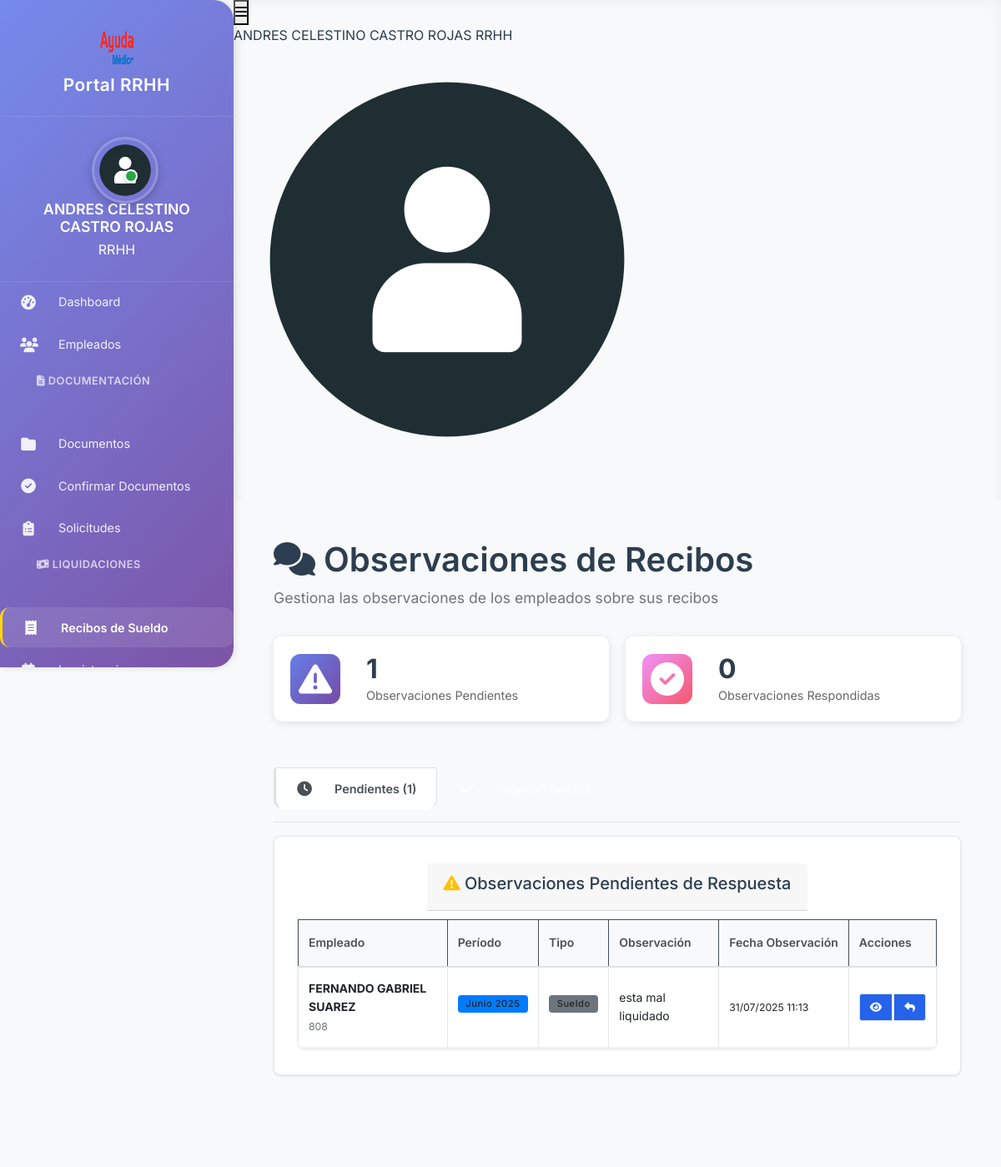
The page /rrhh/recibos/observaciones/ (signed in) on the database as committed earlier.
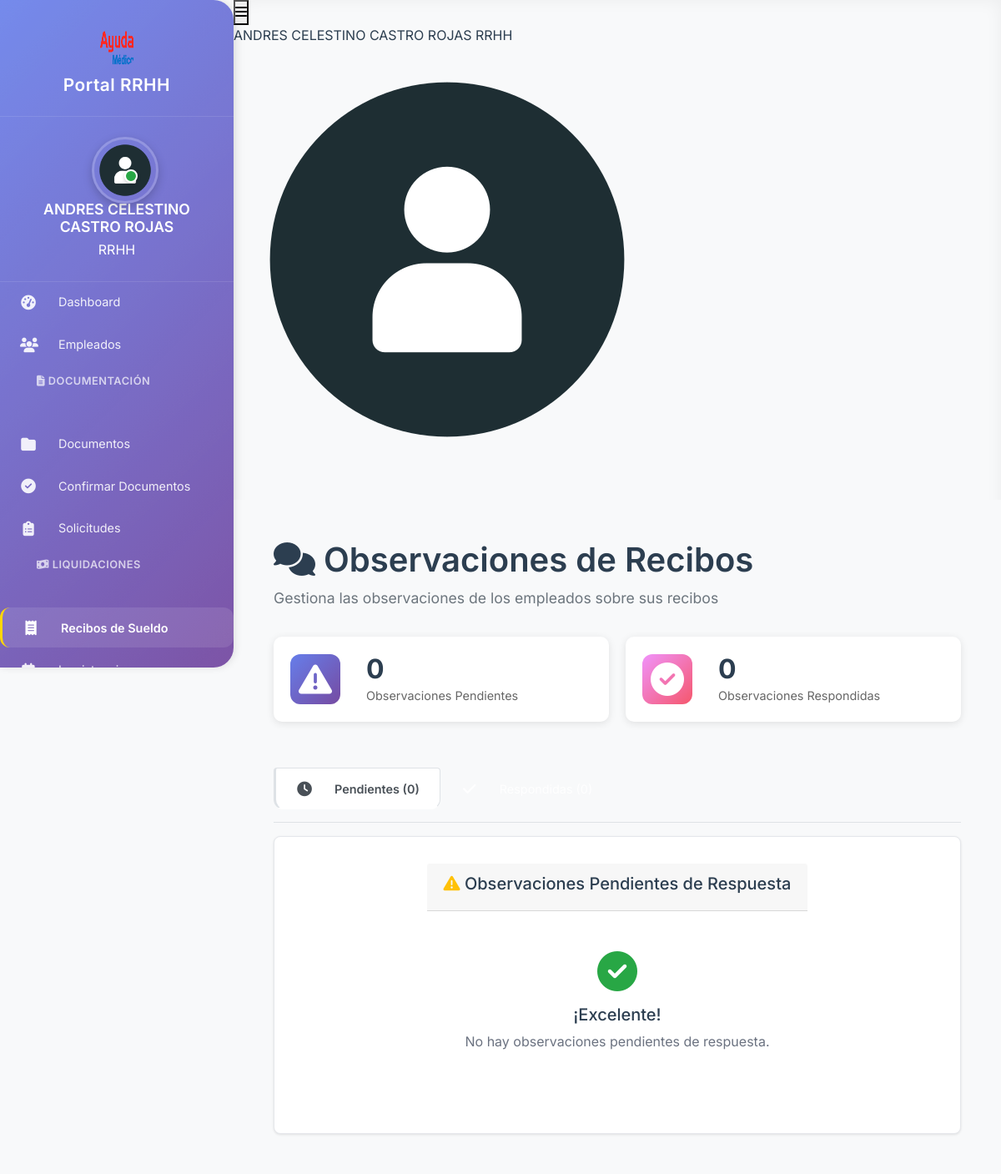
The same page on the database as committed later.
### apps/recibos/models.py (models this page shows, shortened)
class ReciboSueldo(models.Model):
    ESTADO_CHOICES = [
        ('pendiente', 'Pendiente de Firma'),
        ('observado', 'Observado por Empleado'),
        ('respondido', 'Observación Respondida por RRHH'),
        ('firmado', 'Firmado'),
        ('vencido', 'Vencido'),
        ('no_encontrado', 'Recibo No Encontrado'),
    ]
    PERIODO_CHOICES = [
        ('enero', 'Enero'),
        ('febrero', 'Febrero'),
        ('marzo', 'Marzo'),
        ('abril', 'Abril'),
        ('mayo', 'Mayo'),
        ('junio', 'Junio'),
        ('julio', 'Julio'),
        ('agosto', 'Agosto'),
        ('septiembre', 'Septiembre'),
        ('octubre', 'Octubre'),
        ('noviembre', 'Noviembre'),
        ('diciembre', 'Diciembre'),
    ]
    TIPO_RECIBO_CHOICES = [
        ('sueldo', 'Sueldo'),
        ('sac_1', 'SAC 1'),
        ('sac_2', 'SAC 2'),
    ]
    empleado = models.ForeignKey(Empleado, on_delete=models.CASCADE, related_name='recibos_sueldo')
    periodo = models.CharField(max_length=20, choices=PERIODO_CHOICES)
    anio = models.IntegerField()
    tipo_recibo = models.CharField(max_length=10, choices=TIPO_RECIBO_CHOICES, default='sueldo')
    fecha_emision = models.DateTimeField(auto_now_add=True)
    fecha_vencimiento = models.DateTimeField()  # Fecha límite para firmar
    fecha_firma = models.DateTimeField(null=True, blank=True)
    archivo_pdf = models.FileField(upload_to='recibos_sueldo/', help_text='PDF del recibo original para firmar')
    archivo_pdf_centromedica = models.FileField(upload_to='recibos_centromedica/', blank=True, null=True, help_text='PDF firmado por Centromédica que el empleado visualiza')
    archivo_firmado = models.FileField(upload_to='recibos_firmados/', blank=True, null=True, help_text='PDF firmado digitalmente por el empleado')
    estado = models.CharField(max_length=20, choices=ESTADO_CHOICES, default='pendiente')
    observaciones_empleado = models.TextField(blank=True, help_text='Observaciones del empleado sobre el recibo')
    fecha_observacion = models.DateTimeField(null=True, blank=True, help_text='Fecha cuando el empleado hizo la observación')
    observaciones_rrhh = models.TextField(blank=True, help_text='Respuesta de RRHH a las observaciones')
    fecha_respuesta_rrhh = models.DateTimeField(null=True, blank=True, help_text='Fecha de respuesta de RRHH')
    respondido_por = models.ForeignKey(User, on_delete=models.SET_NULL, null=True, blank=True, related_name='observaciones_respondidas')
    sueldo_bruto = models.DecimalField(max_digits=10, decimal_places=2, null=True, blank=True)
    descuentos = models.DecimalField(max_digits=10, decimal_places=2, null=True, blank=True)
    sueldo_neto = models.DecimalField(max_digits=10, decimal_places=2, null=True, blank=True)
    subido_por = models.ForeignKey(User, on_delete=models.SET_NULL, null=True, blank=True, related_name='recibos_subidos')
    fecha_subida = models.DateTimeField(auto_now_add=True)
    class Meta:
        verbose_name = "Recibo de Sueldo"
        verbose_name_plural = "Recibos de Sueldo"
        ordering = ['anio', 'periodo']  # Orden cronológico correcto
        unique_together = ['empleado', 'periodo', 'anio', 'tipo_recibo']

### apps/empleados/models.py (models this page shows, shortened)
class Empleado(models.Model):
    TIPO_CONTRATO_CHOICES = [
        ('tiempo_completo', 'Tiempo completo'),
        ('tiempo_parcial', 'Tiempo parcial'),
        ('freelance', 'Freelance'),
    ]
    PARENTESCO_CHOICES = [
        ('esposo/a', 'Esposo/a'),
        ('hijo/a', 'Hijo/a'),
        ('padre/madre', 'Padre/Madre'),
        ('hermano/a', 'Hermano/a'),
        ('otro', 'Otro'),
    ]
    user = models.OneToOneField(User, on_delete=models.CASCADE)
    es_rrhh = models.BooleanField(default=False, verbose_name="¿Es RRHH?", help_text="Marcar si este usuario pertenece al área de RRHH y debe acceder al panel de gestión RRHH.")
    is_active = models.BooleanField(default=True, verbose_name="Empleado Activo", help_text="Indica si el empleado está activo. Los empleados inactivos no aparecen en las cargas masivas de recibos.")
    legajo = models.CharField(max_length=20, unique=True)
    numero_legajo = models.IntegerField(null=True, blank=True, help_text="Número de legajo para facilitar búsquedas")
    dni = models.CharField(max_length=20)
    cuil = models.CharField(max_length=15, blank=True)  # Nuevo campo CUIL
    fecha_nacimiento = models.DateField(null=True, blank=True)
    telefono = models.CharField(max_length=20, blank=True)
    foto_perfil = models.ImageField(upload_to='perfiles/', blank=True, null=True)
    puesto = models.CharField(max_length=100, blank=True)
    departamento = models.CharField(max_length=100, blank=True)
    supervisor = models.CharField(max_length=100, blank=True)
    tipo_contrato = models.CharField(max_length=20, choices=TIPO_CONTRATO_CHOICES, default='tiempo_completo')
    salario = models.DecimalField(max_digits=10, decimal_places=2, null=True, blank=True)
    fecha_contrato = models.DateField(null=True, blank=True)
    contacto_emergencia = models.CharField(max_length=100, blank=True)
    telefono_emergencia = models.CharField(max_length=20, blank=True)
    relacion_emergencia = models.CharField(max_length=50, blank=True)
    firma_imagen = models.ImageField(upload_to='firmas/', blank=True, null=True)
    firma_pin = models.CharField(max_length=6, blank=True)
    debe_cambiar_password = models.BooleanField(default=False, verbose_name="Debe cambiar contraseña",
                                               help_text="Marcar si el usuario debe cambiar su contraseña en el próximo login")
    class Meta:
        verbose_name = "Empleado"
        verbose_name_plural = "Empleados"

### apps/rrhh/views.py (the view)
# urls.py: path('recibos/observaciones/', views.ObservacionesRecibosListView.as_view(), name='observaciones_recibos'),
class ObservacionesRecibosListView(LoginRequiredMixin, TemplateView):
    template_name = 'rrhh/observaciones_recibos.html'
    def dispatch(self, request, *args, **kwargs):
        try:
            empleado = Empleado.objects.get(user=request.user)
            if not empleado.es_rrhh:
                messages.error(request, "No tienes permisos para acceder a esta página.")
                return redirect('empleados:dashboard')
        except Empleado.DoesNotExist:
            messages.error(request, "Usuario no encontrado.")
            return redirect('empleados:dashboard')
        return super().dispatch(request, *args, **kwargs)
    def get_context_data(self, **kwargs):
        context = super().get_context_data(**kwargs)
        from apps.recibos.models import ReciboSueldo
        recibos_observados = ReciboSueldo.objects.filter(
            estado='observado'
        ).select_related('empleado__user').order_by('-fecha_observacion')
        recibos_respondidos = ReciboSueldo.objects.filter(
            estado='respondido'
        ).select_related('empleado__user').order_by('-fecha_respuesta_rrhh')
        context.update({
            'recibos_observados': recibos_observados,
            'recibos_respondidos': recibos_respondidos,
            'total_observaciones_pendientes': recibos_observados.count(),
            'total_observaciones_respondidas': recibos_respondidos.count(),
        })
        return context

### proyecto_rrhh/context_processors.py (called while the page is built)
def empleado_info(request):
    context = {}
    if request.user.is_authenticated:
        try:
            empleado = Empleado.objects.get(user=request.user)
            context['empleado'] = empleado
            notificaciones_count = Notificacion.objects.filter(
                destinatario=empleado,
                leida=False
            ).count()
            context['notificaciones_count'] = notificaciones_count
        except Empleado.DoesNotExist:
            context['empleado'] = None
            context['notificaciones_count'] = 0
    return context

### templates/rrhh/observaciones_recibos.html (shortened to what the changed rows need)
{% extends 'rrhh/base_rrhh.html' %}
{% block content %}
<div class="rrhh-dashboard-content">
    <div class="dashboard-header">
        <h1><i class="fas fa-comments"></i> Observaciones de Recibos</h1>
    </div>
    <div class="dashboard-stats mb-4">
        <div class="stat-card text-warning">
            <div class="stat-content">
                <h3>{{ total_observaciones_pendientes }}</h3>
                <p>Observaciones Pendientes</p>
            </div>
        </div>
    </div>
    <ul class="nav nav-tabs" id="observacionesTabs" role="tablist">
        <li class="nav-item" role="presentation">
            <button class="nav-link active" id="pendientes-tab" data-bs-toggle="tab" data-bs-target="#pendientes" type="button" role="tab">
                <i class="fas fa-clock"></i> Pendientes ({{ total_observaciones_pendientes }})
            </button>
        </li>
    </ul>
    <div class="tab-content" id="observacionesTabsContent">
        <div class="tab-pane fade show active" id="pendientes" role="tabpanel">
            <div class="card mt-3">
                <div class="card-body p-0">
                    {% if recibos_observados %}
                        <div class="table-responsive">
                            <table class="table table-hover mb-0">
                                <thead class="table-dark">
                                    <tr>
                                        <th>Empleado</th>
                                        <th>Período</th>
                                        <th>Tipo</th>
                                        <th>Observación</th>
                                        <th>Fecha Observación</th>
                                        <th>Acciones</th>
                                    </tr>
                                </thead>
                                <tbody>
                                    {% for recibo in recibos_observados %}
                                    <tr>
                                        <td>
                                            <strong>{{ recibo.empleado.user.get_full_name }}</strong><br>
                                            <small class="text-muted">{{ recibo.empleado.legajo }}</small>
                                        </td>
                                        <td>
                                            <span class="badge bg-primary">{{ recibo.get_periodo_display }} {{ recibo.anio }}</span>
                                        </td>
                                        <td>
                                            {% if recibo.tipo_recibo == 'sueldo' %}
                                                <span class="badge bg-secondary">Sueldo</span>
                                            {% elif recibo.tipo_recibo == 'sac_1' %}
                                                <span class="badge bg-info">SAC 1</span>
                                            {% elif recibo.tipo_recibo == 'sac_2' %}
                                                <span class="badge bg-warning">SAC 2</span>
                                            {% endif %}
                                        </td>
                                        <td>
                                            <div class="observacion-texto">
                                                {{ recibo.observaciones_empleado|truncatewords:15 }}
                                            </div>
                                        </td>
                                        <td>
                                            <small>{{ recibo.fecha_observacion|date:"d/m/Y H:i" }}</small>
                                        </td>
                                        <td>
                                            <div class="btn-group btn-group-sm" role="group">
                                                <a href="{% url 'rrhh:ver_recibo_rrhh' recibo.id %}"
                                                   class="btn btn-outline-primary"
                                                   target="_blank"
                                                   title="Ver Recibo">
                                                    <i class="fas fa-eye"></i>
                                                </a>
                                                <button class="btn btn-success"
                                                        onclick="responderObservacion({{ recibo.id }})"
                                                        title="Responder">
                                                    <i class="fas fa-reply"></i>
                                                </button>
                                            </div>
                                        </td>
                                    </tr>
                                    {% endfor %}
                                </tbody>
                            </table>
                        </div>
                    {% else %}
                        <div class="text-center py-5">
                            <i class="fas fa-check-circle fa-3x text-success mb-3"></i>
                            <h5>¡Excelente!</h5>
                            <p class="text-muted">No hay observaciones pendientes de respuesta.</p>
                        </div>
                    {% endif %}
                </div>
            </div>
        </div>
    </div>
</div>
{% endblock %}

Rows that differ between the two databases and show on the page:
no longer on this page (row edited): ReciboSueldo: empleado.user.get_full_name "FERNANDO GABRIEL SUAREZ", empleado.legajo "808", periodo "Junio", anio "2025", tipo_recibo "Sueldo", observaciones_empleado "esta mal liquidado", fecha_observacion "31/07/2025 11:13"
Other text that changed with them:
{{ total_observaciones_pendientes }}: "1" → "0"
text no longer shown: "Empleado Período Tipo Observación Fecha Observación Acciones"
text now shown: "¡Excelente! No hay observaciones pendientes de respuesta."
